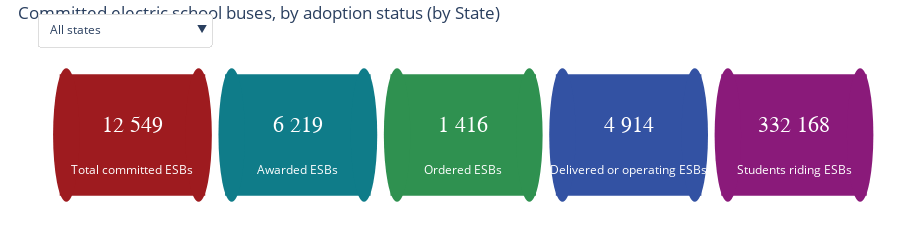

The notebook cell this image was saved under:
### Code cell
# ================================
# ESB badges avec filtre par État (State)
# ================================
import pandas as pd
import numpy as np
import plotly.graph_objects as go

# --- Charger les données ---
path = "ESB_adoption_dataset_v9_update_june_2025.xlsx"
df_district = pd.read_excel(path, sheet_name="1. District-level data")

# --- Noms de colonnes utiles ---
COL_STATE          = "1a. State"
COL_TOTAL_BUSES    = "2a. Total number of buses"
COL_COMMITTED      = "3a. Number of ESBs committed "   # (note : espace en fin)
COL_AWARDED        = "3c. Number of ESBs awarded"
COL_ORDERED        = "3d. Number of ESBs ordered"
COL_DELIV_OR_OP    = "3b. Number of delivered or operating ESBs"
COL_OPERATING      = "3f. Number of ESBs operating"
COL_STUDENTS_DIST  = "4b. Number of students in district"

# --- Convertir en numérique ---
for c in [COL_TOTAL_BUSES, COL_COMMITTED, COL_AWARDED, COL_ORDERED, COL_DELIV_OR_OP, COL_OPERATING, COL_STUDENTS_DIST]:
    df_district[c] = pd.to_numeric(df_district[c], errors="coerce")

# --- Préparer estimation "Students riding ESBs" ---
esb_in_service = df_district[COL_OPERATING].fillna(0)
esb_in_service = np.where(esb_in_service > 0, esb_in_service, df_district[COL_DELIV_OR_OP].fillna(0))

students_per_bus = df_district[COL_STUDENTS_DIST] / df_district[COL_TOTAL_BUSES].replace({0: np.nan})
students_per_bus = students_per_bus.fillna(students_per_bus.median()).clip(10, 80)

df_district["Students riding ESBs (est.)"] = np.round(esb_in_service * students_per_bus)

# --- Couleurs des badges ---
COLORS = ["#9e1b1f", "#0f7c89", "#2f9150", "#3352a3", "#8a1a7a"]

LABELS = [
    "Total committed ESBs",
    "Awarded ESBs",
    "Ordered ESBs",
    "Delivered or operating ESBs",
    "Students riding ESBs",
]
VALUE_COLS = [
    COL_COMMITTED,
    COL_AWARDED,
    COL_ORDERED,
    COL_DELIV_OR_OP,
    "Students riding ESBs (est.)",
]

# --- Fonction de calcul des totaux par État ---
def compute_totals(state=None):
    if state is None or state == "All states":
        dff = df_district
    else:
        dff = df_district[df_district[COL_STATE] == state]
    vals = [int(dff[c].fillna(0).sum()) for c in VALUE_COLS]
    return vals

states = ["All states"] + sorted([s for s in df_district[COL_STATE].dropna().unique()])

# --- Création des badges ---
def make_badge_row(values):
    x_positions = [0, 1.25, 2.5, 3.75, 5.0]
    shapes, annots = [], []
    for i, (x, val, label, color) in enumerate(zip(x_positions, values, LABELS, COLORS)):
        shapes.append(dict(type="rect", x0=x, x1=x+1.1, y0=0, y1=1,
                           line=dict(color="rgba(0,0,0,0)"), fillcolor=color))
        shapes.append(dict(type="circle", x0=x-0.05, x1=x+0.15, y0=-0.05, y1=1.05,
                           line=dict(color="rgba(0,0,0,0)"), fillcolor=color))
        shapes.append(dict(type="circle", x0=x+0.95, x1=x+1.15, y0=-0.05, y1=1.05,
                           line=dict(color="rgba(0,0,0,0)"), fillcolor=color))
        annots.append(dict(x=x+0.55, y=0.58, text=f"{val:,.0f}".replace(",", " "),
                           showarrow=False, font=dict(color="white", size=22, family="Arial Black")))
        annots.append(dict(x=x+0.55, y=0.22, text=label, showarrow=False,
                           font=dict(color="white", size=12)))
    return shapes, annots

# --- Données initiales : tous les États ---
init_values = compute_totals("All states")
shapes, annots = make_badge_row(init_values)

fig = go.Figure()
fig.add_trace(go.Scatter(x=[0], y=[0], mode="markers", marker_opacity=0))
fig.update_layout(
    title=dict(text="Committed electric school buses, by adoption status (by State)", x=0.02, y=0.97),
    shapes=shapes,
    annotations=annots,
    xaxis=dict(visible=False, range=[-0.3, 6.2]),
    yaxis=dict(visible=False, range=[-0.2, 1.2]),
    height=200,
    margin=dict(l=20, r=20, t=50, b=20),
    plot_bgcolor="white",
    paper_bgcolor="white",
)

# --- Dropdown pour filtrer par État ---
updatemenus = [
    dict(
        type="dropdown",
        x=0.02, y=1.22, xanchor="left",
        buttons=[
            dict(
                label=state,
                method="update",
                args=(
                    {"visible": [True]},
                    dict(
                        shapes=make_badge_row(compute_totals(state))[0],
                        annotations=make_badge_row(compute_totals(state))[1],
                        title=dict(text=f"Committed electric school buses, by adoption status — {state}")
                    )
                )
            ) for state in states
        ],
        direction="down",
        showactive=True,
        bgcolor="white",
        bordercolor="#ddd"
    )
]
fig.update_layout(updatemenus=updatemenus)

fig.show()
